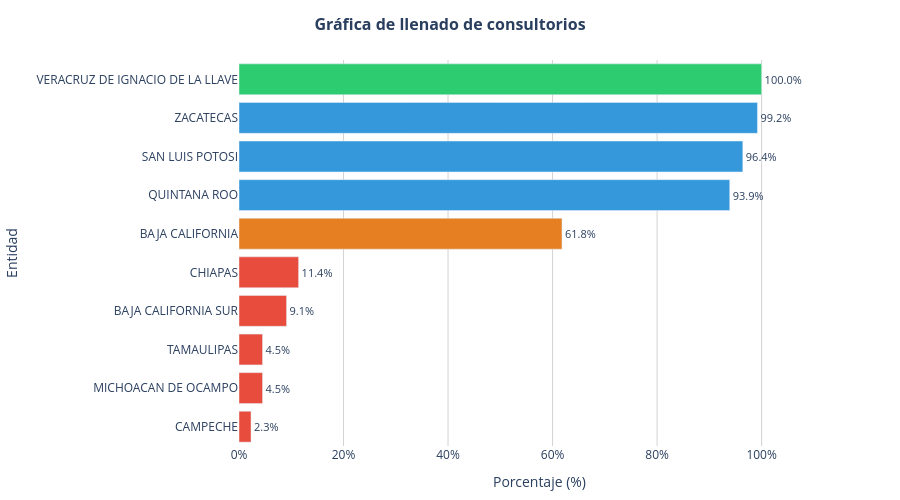

Notebook code cell kept with this figure:
### Code cell
import plotly.graph_objects as go

# Ordenar de mayor a menor porcentaje para cascada (mayor arriba)
df_plot = tabla_entidades.sort_values('porcentaje', ascending=True)

colores = ['#2ecc71' if p == 100 else '#3498db' if p >= 80 else '#e67e22' if p >= 50 else '#e74c3c'
           for p in df_plot['porcentaje']]

fig_cascada = go.Figure()

fig_cascada.add_trace(go.Bar(
    x=df_plot['porcentaje'],
    y=df_plot['entidad'],
    orientation='h',
    marker=dict(color=colores),
    text=[f"{p:.1f}%" for p in df_plot['porcentaje']],
    textposition='outside',
    textfont=dict(size=11),
    hovertemplate=(
        "<b>%{y}</b><br>"
        "Porcentaje: %{x:.1f}%<br>"
        "<extra></extra>"
    )
))

fig_cascada.update_layout(
    title=dict(
        text="<b>Gráfica de llenado de consultorios</b>",
        x=0.5,
        font=dict(size=16)
    ),
    xaxis=dict(
        title="Porcentaje (%)",
        range=[0, 115],
        ticksuffix="%",
        showgrid=True,
        gridcolor='lightgrey'
    ),
    yaxis=dict(
        title="Entidad",
        automargin=True
    ),
    plot_bgcolor='white',
    height=500,
    margin=dict(l=20, r=60, t=60, b=40)
)

fig_cascada.show()

### Figure 1 — Plotly figure (JSON) as saved in the notebook; plotly's stock layout.template omitted (floating-point values rounded to 4 significant figures)
{"data": [{"hovertemplate": "<b>%{y}</b><br>Porcentaje: %{x:.1f}%<br><extra></extra>", "marker": {"color": ["#e74c3c", "#e74c3c", "#e74c3c", "#e74c3c", "#e74c3c", "#e67e22", "#3498db", "#3498db", "#3498db", "#2ecc71"]}, "orientation": "h", "text": ["2.3%", "4.5%", "4.5%", "9.1%", "11.4%", "61.8%", "93.9%", "96.4%", "99.2%", "100.0%"], "textfont": {"size": 11}, "textposition": "outside", "type": "bar", "x": [2.3, 4.5, 4.5, 9.1, 11.4, 61.8, 93.9, 96.4, 99.2, 100.0], "y": ["CAMPECHE", "MICHOACAN DE OCAMPO", "TAMAULIPAS", "BAJA CALIFORNIA SUR", "CHIAPAS", "BAJA CALIFORNIA", "QUINTANA ROO", "SAN LUIS POTOSI", "ZACATECAS", "VERACRUZ DE IGNACIO DE LA LLAVE"]}], "layout": {"height": 500, "margin": {"b": 40, "l": 20, "r": 60, "t": 60}, "plot_bgcolor": "white", "title": {"font": {"size": 16}, "text": "<b>Gráfica de llenado de consultorios</b>", "x": 0.5}, "xaxis": {"gridcolor": "lightgrey", "range": [0, 115], "showgrid": true, "ticksuffix": "%", "title": {"text": "Porcentaje (%)"}}, "yaxis": {"automargin": true, "title": {"text": "Entidad"}}}}
